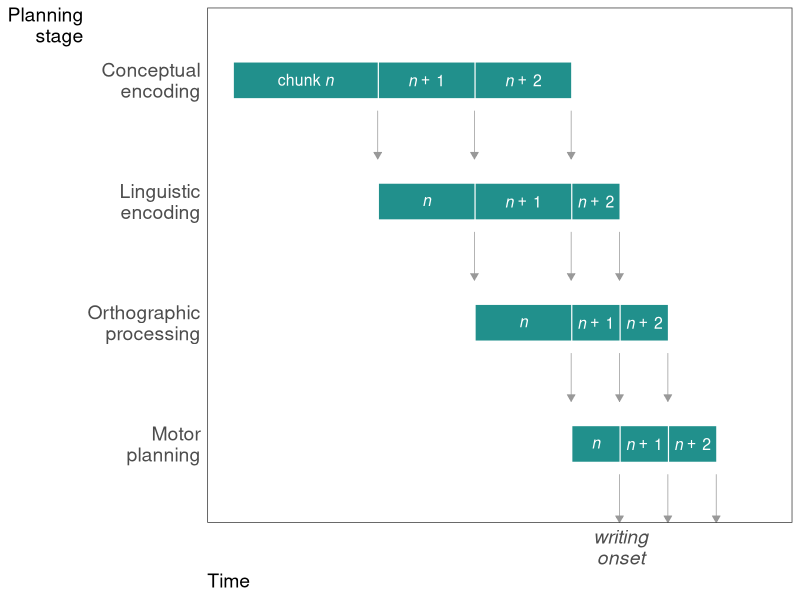
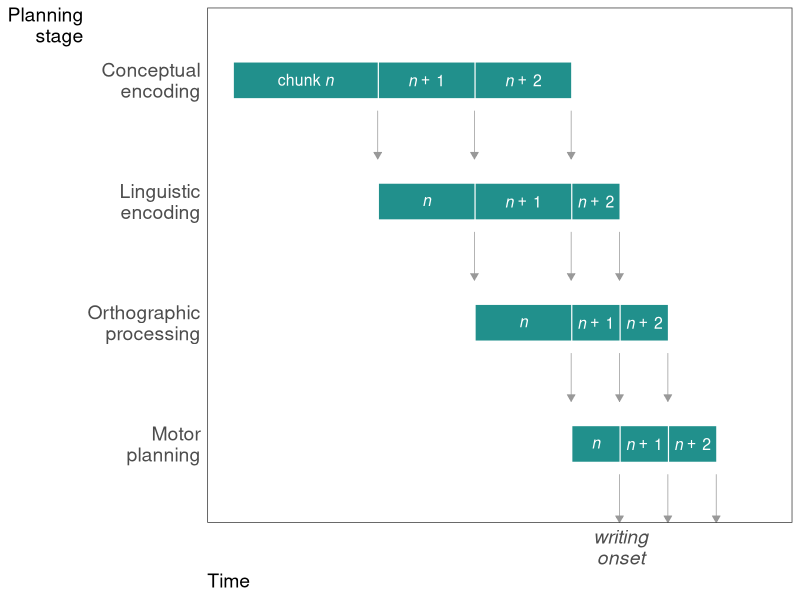

Reproduce these figures in R, in order.
library(tidyverse)
library(grid)

casc <- tibble(stage = c(rep("Conceptual\nencoding",3), 
                         rep("Linguistic\nencoding",3), 
                         rep("Orthographic\nprocessing",3), 
                         rep("Motor\nplanning",3)),
               activity = rep("Planning", 12),
               start = c(0,  6,  10, 
                         6,  10, 14,
                         10, 14, 16,
                         14, 16, 18
                         )) %>%
  mutate(end = lead(start,3),
         end = ifelse(is.na(end), start + 2, end)) %>% ungroup() %>%
  mutate(item = c(rep(4,3),rep(3,3),rep(2,3), rep(1,3)),
         end = end - .05) %>%
  group_by(stage, activity) %>%
  mutate(chunk = 1:(n()),
         chunk = as.character(chunk - 1)) %>% ungroup() %>%
  mutate(chunk = ifelse(chunk == 0, "italic('n')", paste0("italic('n')~+~", chunk)),
         chunk = ifelse(start == 0, paste0("chunk~", chunk), chunk))
         
p_nobuffer <- ggplot(casc, aes(x = start, xend = end, 
                 y = reorder(stage,item),
                 yend = reorder(stage,item),
                 colour = activity)) + geom_segment(size = 12, show.legend = F) +
  geom_segment(aes(x = end, xend = end, 
                   y = item - .25, 
                   yend = item - .65),
                  show.legend = F, colour = "grey60", size = .25,
                 arrow = arrow(length = unit(0.2, "cm"),
                               type = "closed")) +
  geom_text(aes(x = (start + end) / 2 , label = chunk), 
                  size = 4, colour = "white", parse = TRUE) +
  #ggtitle("a. Idealised planning cascade") +
  scale_colour_viridis_d("", begin = .5) +
  scale_x_continuous(limits = c(0,22), breaks = 16,labels = "writing\nonset") +
  labs(x = "Time", y = "Planning\nstage") + theme_bw() +
  theme(axis.text.x = element_text(face = "italic", size = 14),
        axis.text.y = element_text(size = 14),
        axis.title.x = element_text(hjust = 0, size = 14),
        axis.title.y = element_text(size = 14, hjust = 1, angle = 360),
        axis.ticks = element_blank(),
        panel.grid = element_blank(),
        legend.position = "top",
        legend.justification = "right"); p_nobuffer

ggsave("slides/sig-27-2020/gfx/cascade_nobuffer.pdf", width = 8.25, height = 4.5)

